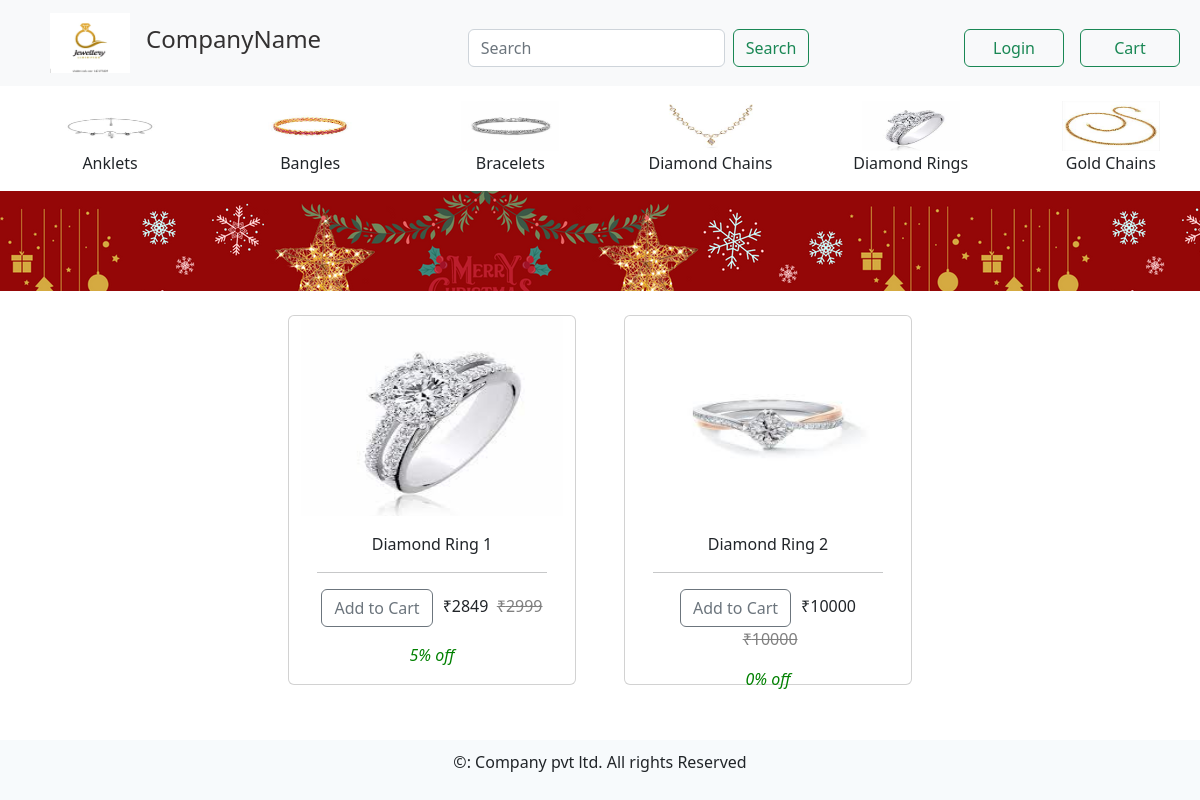
/products/diamond-rings, run on the app's committed database.
### products/models.py (models this page shows, shortened)
class Category(models.Model):
    category_name = models.CharField(max_length=250)
    category_slug = models.SlugField(unique=True, max_length=250, null=True, blank=True)
    category_image = models.ImageField(upload_to='CategoryImages/')
    def get_category_url(self):
        return reverse("products:home_view",kwargs={'category':self.category_slug})

class Product(models.Model):
    product_name = models.CharField(max_length=250)
    product_description = models.TextField(null=True, blank=True)
    product_price = models.IntegerField()
    product_discount = models.IntegerField(null=True, blank=True, default=0)
    product_final_price = models.IntegerField()
    product_slug = models.SlugField(unique=True, max_length=250, null=True, blank=True)
    product_category = models.ForeignKey(Category,on_delete=models.SET_NULL, null=True, blank=True)
    product_img = models.ImageField(upload_to='ProductImages', null=True, blank=True)
    stock = models.IntegerField(default=10)
    created = models.DateTimeField(auto_now_add=True)
    updated = models.DateTimeField(auto_now=True)
    objects = ModelManage()
    def get_absolute_url(self):
        return reverse("products:product_detail_view", kwargs={'cat':self.product_category.category_slug, 'prd':self.product_slug})

### products/views.py (the view)
# urls.py: path('', views.home_view, name='home_view'),
def home_view(request, category=None):
    categories = Category.objects.all()
    products = None
    if category is None:
        products = Product.objects.all()
    else:
        category_name = get_object_or_404(Category, category_slug=category)
        products = Product.objects.all().filter(product_category=category_name)
    paginator = Paginator(products, 8)
    try:
        page = int(request.GET.get('page', '1'))
    except:
        page = 1
    try:
        products = paginator.page(page)
    except (EmptyPage, InvalidPage):
        products = paginator.page(paginator.num_pages)
    return render(request, 'products/home.html', {'categories':categories, 'products':products})

### templates/products/home.html (shortened to what this page needs)
{% extends 'base.html' %}
{% load static %}
{% block content %}
    <div class="container-fluid">
        <div class="categories">
            {% for category in categories %}
                <div class='col-4 col-sm-3 col-md-3 col-lg-2 category-image-div'>
                    <a href="{{ category.get_category_url }}"><img class="category-image" src="{{ category.category_image.url }}" alt=""></a>
                    <p>{{ category.category_name }}</p>
                </div>
            {% endfor %}
        </div>
    </div>
    <div class="container-fluid">
        <div class="row banner-div" style="background: url({% static 'ChristmasSale.png' %});">
                <video autoplay="autoplay" loop muted style="height: 100px;">
                    <source src="{% static 'ChristmasSale.mp4' %}" type="video/mp4">
                    <source src="{% static 'ChristmasSale.webm' %}" type="video/webm">
                    <source src="{% static 'ChristmasSale.ogg' %}" type="video/ogg">
                </video>
        </div>
        <div class="row products">
                {% for product in products%}
                <div class="card col-md-3 col-sm-6 card-div m-4">
                    {% if product.product_img %}
                        <a href="{{ product.get_absolute_url }}"><img src="{{ product.product_img.url }}" class="card-img-top" alt="Image not found"></a>
                    {% else %}
                        <img src="" class="card-img-top" alt="Image Not Found">
                    {% endif %}
                    <div class="card-body">
                        <p class="card-text">{{ product.product_name }}</p>
                        <hr>
                        <p class="card-text"><a href="{% url 'cart:add_cart' product.id %}"><button class="btn btn-outline-secondary" style="margin-right: 10px;">Add to Cart</button></a>&#x20B9;{{ product.product_final_price }} &nbsp;<del style="color: gray;">&#x20B9;{{ product.product_price }}</del>  </p>
                        <p><em style="color: green;">{{ product.product_discount }}% off</em></p>
                    </div>
                </div>
                {% endfor %}
        </div>
    </div>
{% endblock %}

### static/css/home_style.css (style rules this page uses)
.categories { overflow-x: hidden; white-space: nowrap; margin-top: 15px; scrollbar-width: thin; }
.category-image-div { display: inline-block; float: none; text-align: center; }
.category-image { width: 50%; height: 50px; }
.banner-div { background-repeat: no-repeat; background-size: cover; background-position: center; }
.products { text-align: center; justify-content: center; }
.card-div { width: 18em; height: 370px; }
.card-img-top { height: 200px; }

### data on the page
Category: category_image (picture), category_name "Anklets"
Category: category_image (picture), category_name "Bangles"
Category: category_image (picture), category_name "Bracelets"
Category: category_image (picture), category_name "Diamond Chains"
Category: category_image (picture), category_name "Diamond Rings"
Category: category_image (picture), category_name "Gold Chains"
Product: product_img (picture), product_name "Diamond Ring 1", product_final_price "2849", product_price "2999", product_discount "5"
Product: product_img (picture), product_name "Diamond Ring 2", product_final_price "10000", product_price "10000", product_discount "0"
